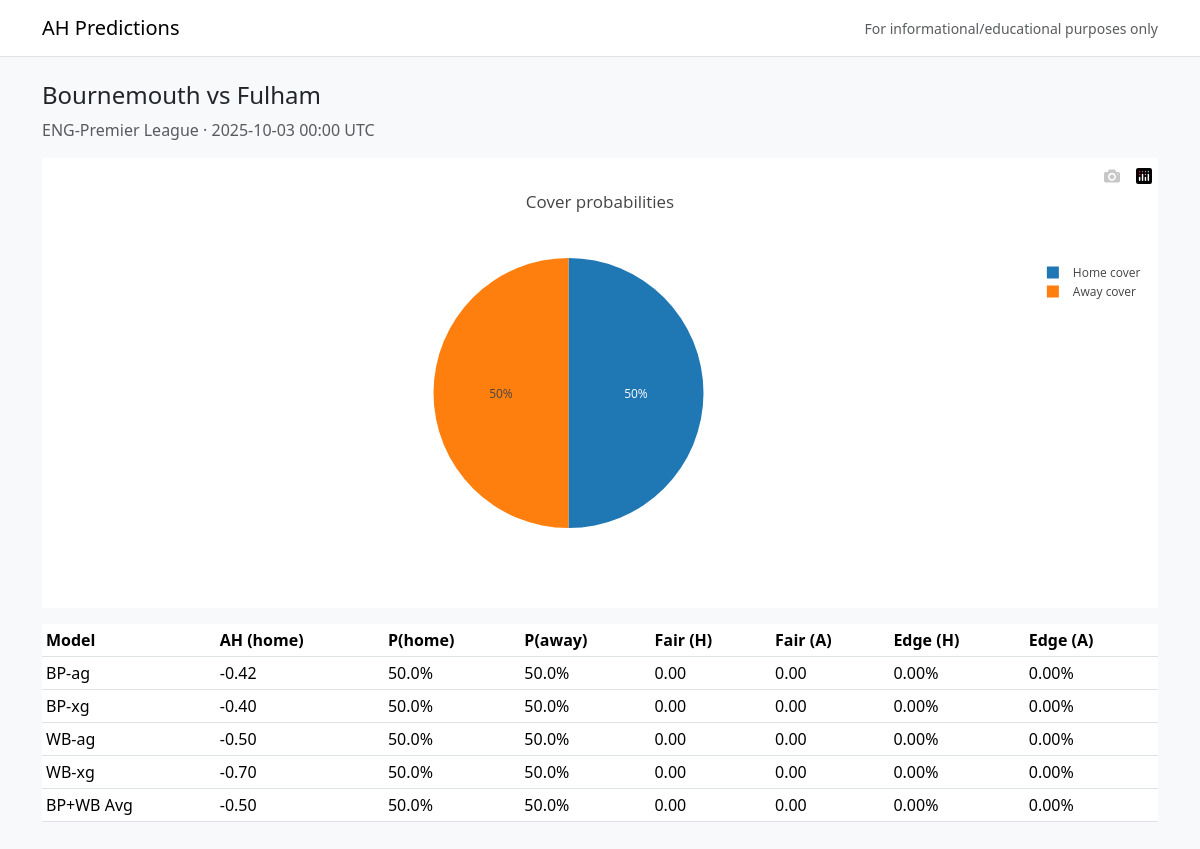
The page /matches/ENG-Premier_League-20251003-Bournemouth-Fulham on the database its author committed.
### models.py (models this page shows)
class Team(db.Model):
    id = db.Column(db.Integer, primary_key=True)
    name = db.Column(db.String(128), nullable=False, index=True)
    league_id = db.Column(db.Integer, db.ForeignKey("league.id"), nullable=False)

class League(db.Model):
    id = db.Column(db.Integer, primary_key=True)
    code = db.Column(db.String(64), unique=True, nullable=False)
    name = db.Column(db.String(128), nullable=False)

class Match(db.Model):
    id = db.Column(db.String(128), primary_key=True)  # league+date+teams
    league_id = db.Column(db.Integer, db.ForeignKey("league.id"), nullable=False)
    home_team_id = db.Column(db.Integer, db.ForeignKey("team.id"), nullable=False)
    away_team_id = db.Column(db.Integer, db.ForeignKey("team.id"), nullable=False)
    kickoff_utc = db.Column(db.DateTime, nullable=False, index=True)
    status = db.Column(db.String(16), default="scheduled")  # scheduled/live/finished

class Prediction(db.Model):
    id = db.Column(db.Integer, primary_key=True)
    match_id = db.Column(db.String(128), db.ForeignKey("match.id"), index=True)
    model = db.Column(db.String(64), nullable=False)
    ah_line = db.Column(db.Float, nullable=False)              # home-side line (negative favors home)
    p_home_cover = db.Column(db.Float, nullable=False, default=0.5)   # 0..1 (placeholder if unknown)
    p_away_cover = db.Column(db.Float, nullable=False, default=0.5)
    fair_home_decimal = db.Column(db.Float, nullable=False, default=0.0)
    fair_away_decimal = db.Column(db.Float, nullable=False, default=0.0)
    edge_home = db.Column(db.Float, nullable=False, default=0.0)      # EV (decimal*prob - 1)
    edge_away = db.Column(db.Float, nullable=False, default=0.0)
    created_at = db.Column(db.DateTime, default=datetime.utcnow)

### app.py (the view)
    @app.route("/matches/<match_id>")
    def match_page(match_id):
        HomeTeam = aliased(Team, name="home_t")
        AwayTeam = aliased(Team, name="away_t")
        row = (
            db.session.query(Match, League, HomeTeam, AwayTeam)
            .join(League, League.id == Match.league_id)
            .join(HomeTeam, HomeTeam.id == Match.home_team_id)
            .join(AwayTeam, AwayTeam.id == Match.away_team_id)
            .filter(Match.id == match_id)
            .first()
        )
        if not row:
            abort(404)
        m, lg, ht, at = row
        predictions = db.session.query(Prediction).filter_by(match_id=match_id).all()
        return render_template(
            "match.html",
            match=m, league=lg, home=ht.name, away=at.name, predictions=predictions
        )

### templates/match.html (shortened to what this page needs)
{% extends "base.html" %}
{% block content %}
<h1 class="h4">{{ home }} vs {{ away }}</h1>
<p class="text-muted">{{ league.name }} · {{ match.kickoff_utc.strftime('%Y-%m-%d %H:%M UTC') }}</p>
<div id="prob-pie" class="my-3"></div>
<table class="table table-sm">
  <thead><tr><th>Model</th><th>AH (home)</th><th>P(home)</th><th>P(away)</th><th>Fair (H)</th><th>Fair (A)</th><th>Edge (H)</th><th>Edge (A)</th></tr></thead>
  <tbody>
    {% for p in predictions %}
    <tr>
      <td>{{ p.model }}</td>
      <td>{{ '%+.2f'|format(p.ah_line) }}</td>
      <td>{{ '%.1f%%'|format(p.p_home_cover*100) }}</td>
      <td>{{ '%.1f%%'|format(p.p_away_cover*100) }}</td>
      <td>{{ '%.2f'|format(p.fair_home_decimal) }}</td>
      <td>{{ '%.2f'|format(p.fair_away_decimal) }}</td>
      <td class="{% if p.edge_home>0 %}text-success{% elif p.edge_home<0 %}text-danger{% endif %}">{{ '%.2f%%'|format(p.edge_home*100) }}</td>
      <td class="{% if p.edge_away>0 %}text-success{% elif p.edge_away<0 %}text-danger{% endif %}">{{ '%.2f%%'|format(p.edge_away*100) }}</td>
    </tr>
    {% endfor %}
  </tbody>
</table>
{% endblock %}

### rows shown on the page
Team: name "Bournemouth"
Team: name "Fulham"
League: name "ENG-Premier League"
Match: kickoff_utc "2025-10-03 00:00 UTC"
Prediction: model "BP-ag", ah_line "-0.42", p.p_home_cover*100 "50.0%", p.p_away_cover*100 "50.0%", fair_home_decimal "0.00", fair_away_decimal "0.00", p.edge_home*100 "0.00%", p.edge_away*100 "0.00%"
Prediction: model "BP-xg", ah_line "-0.40", p.p_home_cover*100 "50.0%", p.p_away_cover*100 "50.0%", fair_home_decimal "0.00", fair_away_decimal "0.00", p.edge_home*100 "0.00%", p.edge_away*100 "0.00%"
Prediction: model "WB-ag", ah_line "-0.50", p.p_home_cover*100 "50.0%", p.p_away_cover*100 "50.0%", fair_home_decimal "0.00", fair_away_decimal "0.00", p.edge_home*100 "0.00%", p.edge_away*100 "0.00%"
Prediction: model "WB-xg", ah_line "-0.70", p.p_home_cover*100 "50.0%", p.p_away_cover*100 "50.0%", fair_home_decimal "0.00", fair_away_decimal "0.00", p.edge_home*100 "0.00%", p.edge_away*100 "0.00%"
Prediction: model "BP+WB Avg", ah_line "-0.50", p.p_home_cover*100 "50.0%", p.p_away_cover*100 "50.0%", fair_home_decimal "0.00", fair_away_decimal "0.00", p.edge_home*100 "0.00%", p.edge_away*100 "0.00%"
